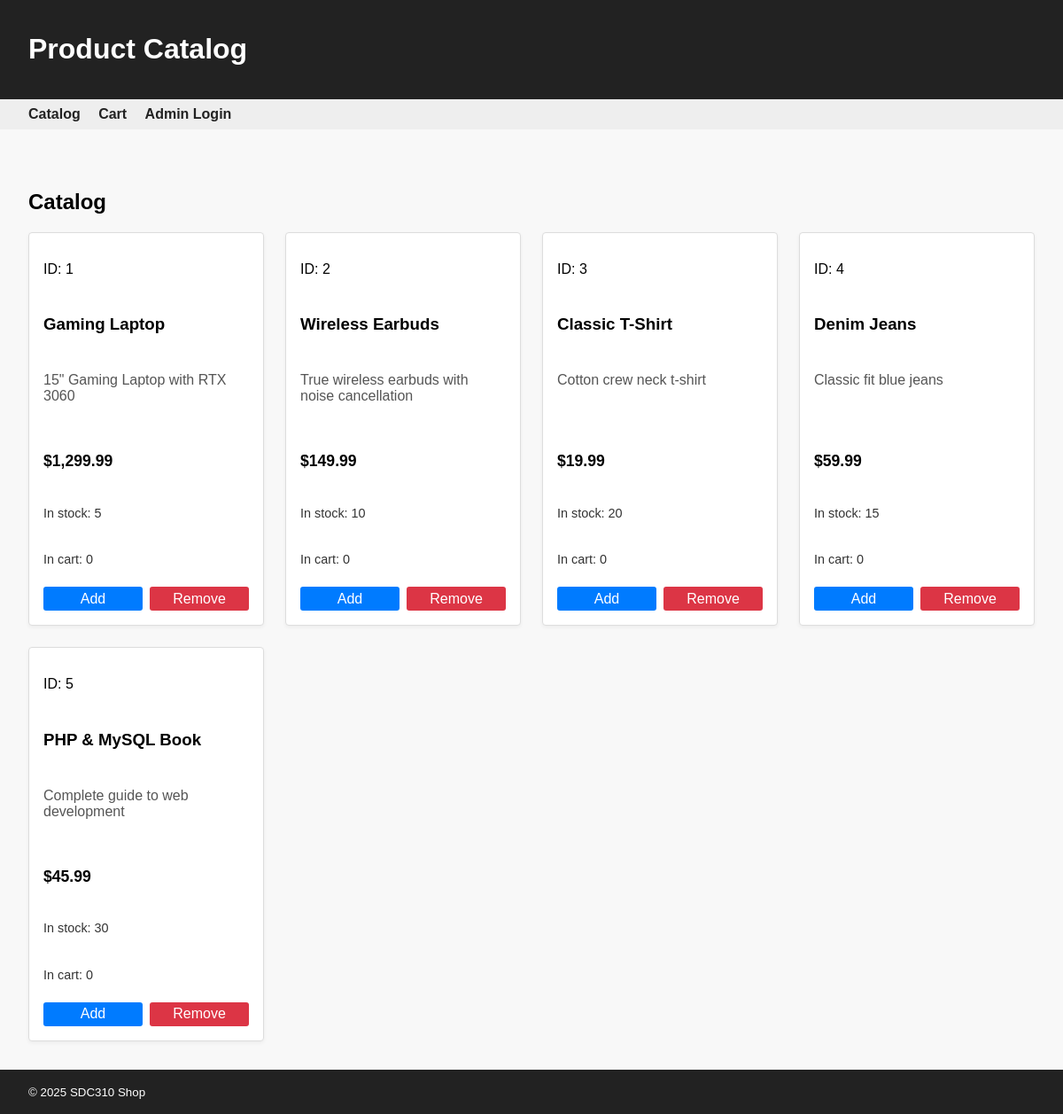
The page / on the database its author committed.
### tables this page shows
CREATE TABLE products (
  id INT AUTO_INCREMENT PRIMARY KEY,
  category_id INT DEFAULT NULL,
  name VARCHAR(200) NOT NULL,
  description TEXT,
  price DECIMAL(10,2) NOT NULL,
  quantity INT NOT NULL DEFAULT 0,
  created_at TIMESTAMP DEFAULT CURRENT_TIMESTAMP,
  FOREIGN KEY (category_id) REFERENCES categories(id) ON DELETE SET NULL
);

### src/Core/View.php (called while the page is built, shortened)
<?php
final class View
{
    public static function render(string $template, array $data = []): void
    {
        extract($data);
        $viewsPath = dirname(__DIR__) . '/Views/';
        require $viewsPath . 'layout.php';
    }
}

### src/Core/Controller.php (called while the page is built, shortened)
<?php
abstract class Controller
{
    protected array $config;
    public function __construct(array $config) { $this->config = $config; }
    protected function view(string $template, array $data = []): void
    {
        if (!array_key_exists('flash', $data)) {
            $data['flash'] = Flash::consume();
        }
        $data['base_path'] = $this->config['base_path'] ?? '';
        $data['auth'] = [
            'is_admin' => $_SESSION['is_admin'] ?? false,
            'user_name' => $_SESSION['user_name'] ?? null
        ];
        $data['csrf_token'] = Csrf::token();
        View::render($template, $data);
    }
}

### src/Controllers/CatalogController.php (called while the page is built, shortened)
<?php
final class CatalogController extends Controller
{
    private Product $productModel;
    private Cart $cart;
    public function __construct(array $config)
    {
        $this->productModel = new Product($config);
        $this->cart = new Cart();
    }
    public function index(): void
    {
        try {
            $cart = $this->cart->all();
            $page = filter_input(INPUT_GET, 'page', FILTER_VALIDATE_INT) ?: 1;
            $perPage = 6;
            $totalProducts = $this->productModel->countAll();
            $pageCount = max((int)ceil($totalProducts / $perPage), 1);
            $page = max(1, min($page, $pageCount));
            $products = $this->productModel->getPage($page, $perPage);
            $this->view('catalog', [
                'products' => $products,
                'cart' => $cart,
                'title' => 'Product Catalog',
                'page' => $page,
                'pageCount' => $pageCount,
                'totalProducts' => $totalProducts
            ]);
        } catch (\Throwable $e) {
            error_log("Error in catalog: " . $e->getMessage());
            $this->view('catalog', [
                'products' => [],
                'cart' => [],
                'error' => 'Unable to load products',
                'page' => 1,
                'pageCount' => 1,
                'totalProducts' => 0
            ]);
        }
    }
}

### public/index.php (called while the page is built, shortened)
<?php
spl_autoload_register(function ($class) {
    $prefix = 'App\\';
    $base_dir = __DIR__ . '/../src/';
    $relative = substr($class, strlen($prefix));
    $file = $base_dir . str_replace('\\', '/', $relative) . '.php';
});
$config = require __DIR__ . '/../config/config.php';
$router = new App\Core\Router($config);
$router->get('/', [App\Controllers\CatalogController::class, 'index']);
$router->get('/cart', [App\Controllers\CartController::class, 'viewCart']);
$router->post('/cart/add', [App\Controllers\CartController::class, 'add']);
$router->post('/cart/remove', [App\Controllers\CartController::class, 'remove']);
$router->post('/cart/update', [App\Controllers\CartController::class, 'update']);
$router->post('/cart/checkout', [App\Controllers\CartController::class, 'checkout']);
$router->get('/admin/login', [App\Controllers\AuthController::class, 'showLogin']);
$router->post('/admin/login', [App\Controllers\AuthController::class, 'login']);
$router->post('/admin/logout', [App\Controllers\AuthController::class, 'logout']);
$router->get('/admin/products', [App\Controllers\Admin\ProductController::class, 'index']);
$router->get('/admin/products/create', [App\Controllers\Admin\ProductController::class, 'create']);
$router->post('/admin/products', [App\Controllers\Admin\ProductController::class, 'store']);
$router->get('/admin/products/edit', [App\Controllers\Admin\ProductController::class, 'edit']);
$router->post('/admin/products/update', [App\Controllers\Admin\ProductController::class, 'update']);
$router->post('/admin/products/delete', [App\Controllers\Admin\ProductController::class, 'destroy']);
$method = $_SERVER['REQUEST_METHOD'];
$uri = $_SERVER['REQUEST_URI'];
$router->dispatch($method, $uri);

### src/Core/Database.php (called while the page is built, shortened)
<?php
final class Database
{
    private PDO $pdo;
    public function __construct(array $config)
    {
        $d = $config['db'];
        $required = ['host', 'port', 'name', 'user', 'pass'];
        $dsn = sprintf('mysql:host=%s;port=%s;dbname=%s;charset=utf8mb4',
            $d['host'],
            $d['port'],
            $d['name']
        );
        try {
            $this->pdo = new PDO(
                $dsn,
                $d['user'],
                $d['pass'],
                [
                    PDO::ATTR_ERRMODE => PDO::ERRMODE_EXCEPTION,
                    PDO::ATTR_DEFAULT_FETCH_MODE => PDO::FETCH_ASSOC
                ]
            );
        } catch (PDOException $e) {
            error_log("Database connection error: " . $e->getMessage());
            throw new \RuntimeException('Could not connect to database. Check your configuration.');
        }
    }
    public function query(string $sql, array $params = []): \PDOStatement
    {
        try {
            $stmt = $this->pdo->prepare($sql);
            $stmt->execute($params);
            return $stmt;
        } catch (PDOException $e) {
            error_log("Database error: " . $e->getMessage());
            throw new \RuntimeException('Database error occurred');
        }
    }
}

### src/Models/Product.php (called while the page is built, shortened)
<?php
final class Product
{
    private Database $db;
    public function __construct(array $config)
    {
        $this->db = new Database($config);
    }
    public function countAll(): int
    {
        return (int) $this->db->query(
            'SELECT COUNT(*) AS total FROM products'
        )->fetchColumn();
    }
    public function getPage(int $page, int $perPage): array
    {
        $page = max($page, 1);
        $perPage = max($perPage, 1);
        $offset = ($page - 1) * $perPage;
        $sql = sprintf(
            'SELECT id, category_id, name, description, price, quantity FROM products ORDER BY id LIMIT %d OFFSET %d',
            $perPage,
            $offset
        );
        return $this->db->query($sql)->fetchAll();
    }
}

### src/Views/catalog.php (the view, shortened to what this page needs)
<h2>Catalog</h2>
<?php if (empty($products)): ?>
    <p>No products available.</p>
<?php else: ?>
    <div class="catalog">
        <?php foreach ($products as $product): ?>
            <div class="product">
                <p class="product__id">ID: <?= htmlspecialchars((string)$product['id']) ?></p>
                <h3><?= htmlspecialchars($product['name']) ?></h3>
                <p class="product__description"><?= htmlspecialchars($product['description'] ?? 'No description provided.') ?></p>
                <p class="product__price">$<?= number_format($product['price'], 2) ?></p>
                <p class="product__inventory">In stock: <?= htmlspecialchars((string)$product['quantity']) ?></p>
                <p class="product__incart">In cart: <?= $cart[$product['id']] ?? 0 ?></p>
                <div class="product__actions">
                    <form method="post" action="<?= htmlspecialchars(($base_path ?? '') . '/cart/add') ?>">
                        <button type="submit" class="btn">Add</button>
                    </form>
                    <form method="post" action="<?= htmlspecialchars(($base_path ?? '') . '/cart/remove') ?>">
                        <button type="submit" class="btn remove">Remove</button>
                    </form>
                </div>
            </div>
        <?php endforeach; ?>
    </div>
<?php endif; ?>

### src/Core/Router.php (shortened to what this page needs)
<?php
final class Router
{
    private array $routes = ['GET' => [], 'POST' => []];
    public function get(string $path, callable|array $handler): void { $this->routes['GET'][$path] = $handler; }
    public function post(string $path, callable|array $handler): void { $this->routes['POST'][$path] = $handler; }
    public function dispatch(string $method, string $uri): void
    {
        $path = parse_url($uri, PHP_URL_PATH) ?: '/';
        $handler = $this->routes[$method][$path] ?? null;
        try {
            if (is_array($handler)) {
                [$class, $methodName] = $handler;
                $controller = new $class($this->config);
                $controller->$methodName();
            } else {
                $handler();
            }
        } catch (\Throwable $e) {
            error_log('Router error: ' . $e->getMessage());
            http_response_code(500);
            echo 'Internal Server Error';
        }
    }
}

### src/Views/layout.php (shortened to what this page needs)
<!DOCTYPE html>
<html lang="en">
<head>
    <?php $basePath = isset($base_path) ? rtrim($base_path, '/') : ''; ?>
    <link rel="stylesheet" href="<?= htmlspecialchars(($basePath === '' ? '' : $basePath) . '/assets/css/style.css') ?>">
</head>
<body>
    <header>
        <h1><?= $title ?? 'SDC310 Shop' ?></h1>
    </header>
    <nav>
        <?php
            $homeUrl = $basePath === '' ? '/' : $basePath . '/';
            $cartUrl = $basePath === '' ? '/cart' : $basePath . '/cart';
            $adminUrl = $basePath === '' ? '/admin' : $basePath . '/admin';
        ?>
        <a href="<?= htmlspecialchars($homeUrl) ?>">Catalog</a>
        <a href="<?= htmlspecialchars($cartUrl) ?>">Cart</a>
        <?php if (!empty($auth['is_admin'])): ?>
            <a href="<?= htmlspecialchars($adminUrl . '/products') ?>">Manage Products</a>
            <form method="post" action="<?= htmlspecialchars($adminUrl . '/logout') ?>" style="display:inline">
                <input type="hidden" name="_token" value="<?= htmlspecialchars($csrf_token) ?>">
                <button type="submit">Logout<?= !empty($auth['user_name']) ? ' (' . htmlspecialchars($auth['user_name']) . ')' : '' ?></button>
            </form>
        <?php else: ?>
            <a href="<?= htmlspecialchars($adminUrl . '/login') ?>">Admin Login</a>
        <?php endif; ?>
    </nav>
    <main>
        <?php require $templatePath; ?>
    </main>
    <footer>
        <small>&copy; <?= date('Y') ?> SDC310 Shop</small>
    </footer>
</body>
</html>

### public/assets/css/style.css (style rules this page uses)
body { font-family: Arial, sans-serif; margin: 0; padding: 0; }
header { background: #222; color: #fff; padding: 1rem; }
nav a { color: #222; margin-right: 1rem; text-decoration: none; font-weight: bold; }
.catalog { display: grid; grid-template-columns: repeat(auto-fit, minmax(220px, 1fr)); gap: 1.5rem; }
.product { border: 1px solid #ddd; padding: 1rem; border-radius: 4px; background: #fff; box-shadow: 0 2px 4px rgba(0,0,0,0.05); display: flex; flex-direction: column; gap: 0.5rem; }
.product__description { color: #555; min-height: 3rem; }
.product__price { font-weight: bold; font-size: 1.1rem; }
.product__inventory, .product__incart { font-size: 0.9rem; color: #333; }
.product__actions { display: flex; gap: 0.5rem; margin-top: auto; }
.product__actions form { flex: 1; }
.product__actions .btn { width: 100%; }

### src/Views/layout.php (style rules this page uses)
body { font-family: Arial, sans-serif; background: #f8f8f8; margin: 0; }
header, footer { background: #222; color: #fff; padding: 1em 2em; }
nav { background: #eee; padding: 0.5em 2em; margin-bottom: 1em; }
nav a, nav form { color: #222; text-decoration: none; margin-right: 1em; font-weight: bold; display: inline-block; }
main { padding: 2em; }
.btn { padding: 0.3em 0.8em; border: none; background: #007bff; color: #fff; border-radius: 3px; cursor: pointer; font-size: 1em; }
.btn.remove { background: #dc3545; }

### rows shown on the page
products: id "1", name "Gaming Laptop", description "15\" Gaming Laptop with RTX 3060", price "1,299.99", quantity "5", id "0"
products: id "2", name "Wireless Earbuds", description "True wireless earbuds with noise cancellation", price "149.99", quantity "10", id "0"
products: id "3", name "Classic T-Shirt", description "Cotton crew neck t-shirt", price "19.99", quantity "20", id "0"
products: id "4", name "Denim Jeans", description "Classic fit blue jeans", price "59.99", quantity "15", id "0"
products: id "5", name "PHP & MySQL Book", description "Complete guide to web development", price "45.99", quantity "30", id "0"

### other values the page prints
$title "Product Catalog"
